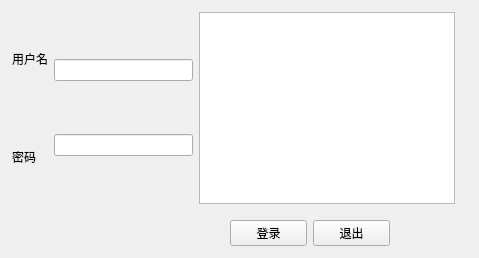
<?xml version="1.0" encoding="UTF-8"?>
<ui version="4.0">
 <class>Login_test</class>
 <widget class="QWidget" name="Login_test">
  <property name="enabled">
   <bool>true</bool>
  </property>
  <property name="geometry">
   <rect>
    <x>0</x>
    <y>0</y>
    <width>479</width>
    <height>258</height>
   </rect>
  </property>
  <property name="windowTitle">
   <string>Form</string>
  </property>
  <widget class="QWidget" name="">
   <property name="geometry">
    <rect>
     <x>230</x>
     <y>220</y>
     <width>160</width>
     <height>27</height>
    </rect>
   </property>
   <layout class="QHBoxLayout" name="horizontalLayout_5">
    <item>
     <layout class="QHBoxLayout" name="horizontalLayout_3">
      <item>
       <widget class="QPushButton" name="login_Button">
        <property name="text">
         <string>登录</string>
        </property>
       </widget>
      </item>
      <item>
       <widget class="QPushButton" name="cancel_Button">
        <property name="text">
         <string>退出</string>
        </property>
       </widget>
      </item>
     </layout>
    </item>
   </layout>
  </widget>
  <widget class="QTextBrowser" name="user_textBrowser">
   <property name="geometry">
    <rect>
     <x>199</x>
     <y>12</y>
     <width>256</width>
     <height>192</height>
    </rect>
   </property>
  </widget>
  <widget class="QWidget" name="">
   <property name="geometry">
    <rect>
     <x>12</x>
     <y>12</y>
     <width>181</width>
     <height>191</height>
    </rect>
   </property>
   <layout class="QHBoxLayout" name="horizontalLayout">
    <item>
     <layout class="QVBoxLayout" name="verticalLayout">
      <item>
       <widget class="QLabel" name="user_name_label">
        <property name="text">
         <string>用户名</string>
        </property>
       </widget>
      </item>
      <item>
       <widget class="QLabel" name="pwd_label">
        <property name="text">
         <string>密码</string>
        </property>
       </widget>
      </item>
     </layout>
    </item>
    <item>
     <layout class="QVBoxLayout" name="verticalLayout_2" stretch="1,1">
      <item>
       <widget class="QLineEdit" name="user_name_lineEdit"/>
      </item>
      <item>
       <widget class="QLineEdit" name="pwd_lineEdit"/>
      </item>
     </layout>
    </item>
   </layout>
  </widget>
 </widget>
 <resources/>
 <connections/>
</ui>
